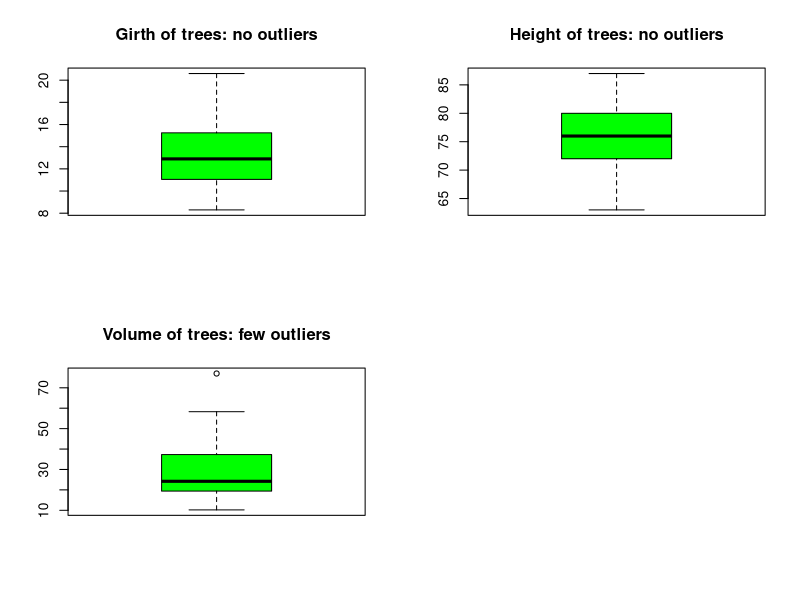

This chart was generated by the following R code:
# Import Data
data("trees")
head(trees)
str(trees)

# Find Mean for trees
result.mean.girth <- mean(trees$Girth)
result.mean.height <- mean(trees$Height)
result.mean.volume <- mean(trees$Volume)

# Prints the results of means for trees
cat("Mean(girth) = ", result.mean.girth, "\n")
cat("Mean(height) = ", result.mean.height, "\n")
cat("Mean(volume) = ", result.mean.volume, "\n")

# Find Median for trees
result.median.girth <- median(trees$Girth)
result.median.height <- median(trees$Height)
result.median.volume <- median(trees$Volume)

# Prints the results of medians for trees
cat("Median(girth) = ", result.median.girth, "\n")
cat("Median(height) = ", result.median.height, "\n")
cat("Median(volume) = ", result.median.volume, "\n")

# Find Variance for trees
result.variance.girth <- var(trees$Girth)
result.variance.height <- var(trees$Height)
result.variance.volume <- var(trees$Volume)

# Prints the results of variances for trees
cat("Variance(girth) = ", result.variance.girth, "\n")
cat("Variance(height) = ", result.variance.height, "\n")
cat("Variance(volume) = ", result.variance.volume, "\n")

# Find Quantile for trees
result.quantile.girth <- quantile(trees$Girth)
result.quantile.height <- quantile(trees$Height)
result.quantile.volume <- quantile(trees$Volume)

# Prints the results of quantile for trees
cat("Quantile(girth) = ", result.quantile.girth, "\n")
cat("Quantile(height) = ", result.quantile.height, "\n")
cat("Quantile(volume) = ", result.quantile.volume, "\n")

# Plot the chart
par(mfrow = c(2, 2))

#boxplot trees girth: no outliers
boxplot(trees$Girth, main="Girth of trees: no outliers", col = "green")

#boxplot trees height: no outliers
boxplot(trees$Height, main="Height of trees: no outliers", col = "green")

#boxplot volume height: few outliers
boxplot(trees$Volume, main="Volume of trees: few outliers", col = "green")

